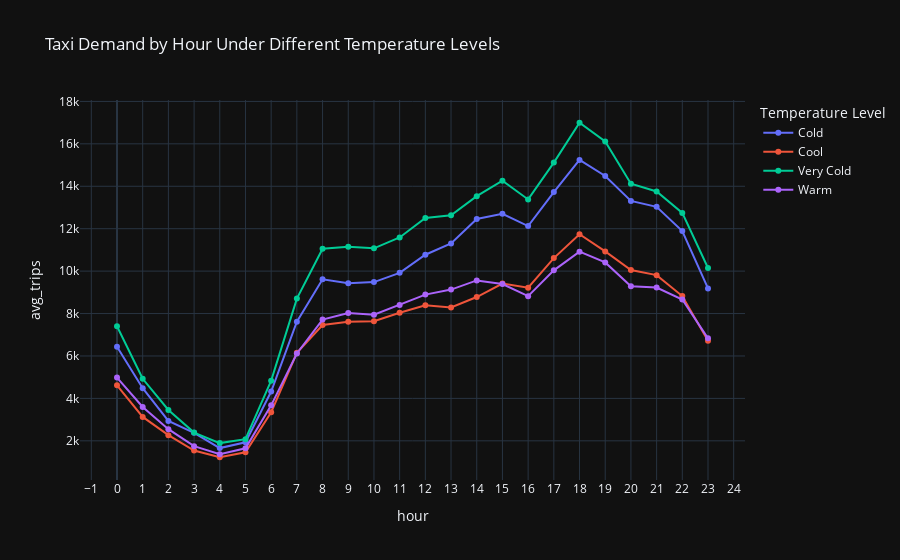

Notebook code cell kept with this figure:
### Code cell
import plotly.express as px

hourly_temp_pd = hourly_distribution_temp.toPandas()

fig = px.line(
    hourly_temp_pd,
    x="hour",
    y="avg_trips",
    color="temp_level",
    title="Taxi Demand by Hour Under Different Temperature Levels",
    markers=True,
    template="plotly_dark"
)
fig.update_layout(
    xaxis=dict(dtick=1),
    legend_title_text="Temperature Level"
)
fig.show()

### Figure 1 — Plotly figure (JSON) as saved in the notebook; plotly's stock layout.template omitted (floating-point values rounded to 4 significant figures)
{"data": [{"hovertemplate": "temp_level=Cold<br>hour=%{x}<br>avg_trips=%{y}<extra></extra>", "legendgroup": "Cold", "line": {"color": "#636efa", "dash": "solid"}, "marker": {"symbol": "circle"}, "mode": "lines+markers", "name": "Cold", "orientation": "v", "showlegend": true, "type": "scatter", "x": [0, 1, 2, 3, 4, 5, 6, 7, 8, 9, 10, 11, 12, 13, 14, 15, 16, 17, 18, 19, 20, 21, 22, 23], "xaxis": "x", "y": [6433.0, 4481.0, 2940.0, 2378.0, 1657.0, 1931.0, 4324.0, 7617.0, 9614.0, 9431.0, 9483.0, 9918.0, 10770.0, 11300.0, 12460.0, 12700.0, 12120.0, 13720.0, 15240.0, 14490.0, 13310.0, 13030.0, 11890.0, 9184.0], "yaxis": "y"}, {"hovertemplate": "temp_level=Cool<br>hour=%{x}<br>avg_trips=%{y}<extra></extra>", "legendgroup": "Cool", "line": {"color": "#EF553B", "dash": "solid"}, "marker": {"symbol": "circle"}, "mode": "lines+markers", "name": "Cool", "orientation": "v", "showlegend": true, "type": "scatter", "x": [0, 1, 2, 3, 4, 5, 6, 7, 8, 9, 10, 11, 12, 13, 14, 15, 16, 17, 18, 19, 20, 21, 22, 23], "xaxis": "x", "y": [4614.0, 3127.0, 2266.0, 1543.0, 1226.0, 1461.0, 3351.0, 6147.0, 7458.0, 7611.0, 7637.0, 8040.0, 8393.0, 8286.0, 8778.0, 9414.0, 9220.0, 10610.0, 11740.0, 10930.0, 10050.0, 9811.0, 8824.0, 6718.0], "yaxis": "y"}, {"hovertemplate": "temp_level=Very Cold<br>hour=%{x}<br>avg_trips=%{y}<extra></extra>", "legendgroup": "Very Cold", "line": {"color": "#00cc96", "dash": "solid"}, "marker": {"symbol": "circle"}, "mode": "lines+markers", "name": "Very Cold", "orientation": "v", "showlegend": true, "type": "scatter", "x": [0, 1, 2, 3, 4, 5, 6, 7, 8, 9, 10, 11, 12, 13, 14, 15, 16, 17, 18, 19, 20, 21, 22, 23], "xaxis": "x", "y": [7398.0, 4925.0, 3453.0, 2390.0, 1892.0, 2078.0, 4836.0, 8704.0, 11050.0, 11150.0, 11080.0, 11590.0, 12500.0, 12630.0, 13530.0, 14260.0, 13380.0, 15110.0, 16990.0, 16110.0, 14120.0, 13750.0, 12740.0, 10150.0], "yaxis": "y"}, {"hovertemplate": "temp_level=Warm<br>hour=%{x}<br>avg_trips=%{y}<extra></extra>", "legendgroup": "Warm", "line": {"color": "#ab63fa", "dash": "solid"}, "marker": {"symbol": "circle"}, "mode": "lines+markers", "name": "Warm", "orientation": "v", "showlegend": true, "type": "scatter", "x": [0, 1, 2, 3, 4, 5, 6, 7, 8, 9, 10, 11, 12, 13, 14, 15, 16, 17, 18, 19, 20, 21, 22, 23], "xaxis": "x", "y": [4983.0, 3595.0, 2548.0, 1749.0, 1373.0, 1646.0, 3672.0, 6118.0, 7718.0, 8028.0, 7948.0, 8402.0, 8893.0, 9129.0, 9562.0, 9392.0, 8820.0, 10040.0, 10920.0, 10410.0, 9282.0, 9226.0, 8660.0, 6831.0], "yaxis": "y"}], "layout": {"legend": {"title": {"text": "Temperature Level"}, "tracegroupgap": 0}, "title": {"text": "Taxi Demand by Hour Under Different Temperature Levels"}, "xaxis": {"anchor": "y", "domain": [0, 1], "dtick": 1, "title": {"text": "hour"}}, "yaxis": {"anchor": "x", "domain": [0, 1], "title": {"text": "avg_trips"}}}}
